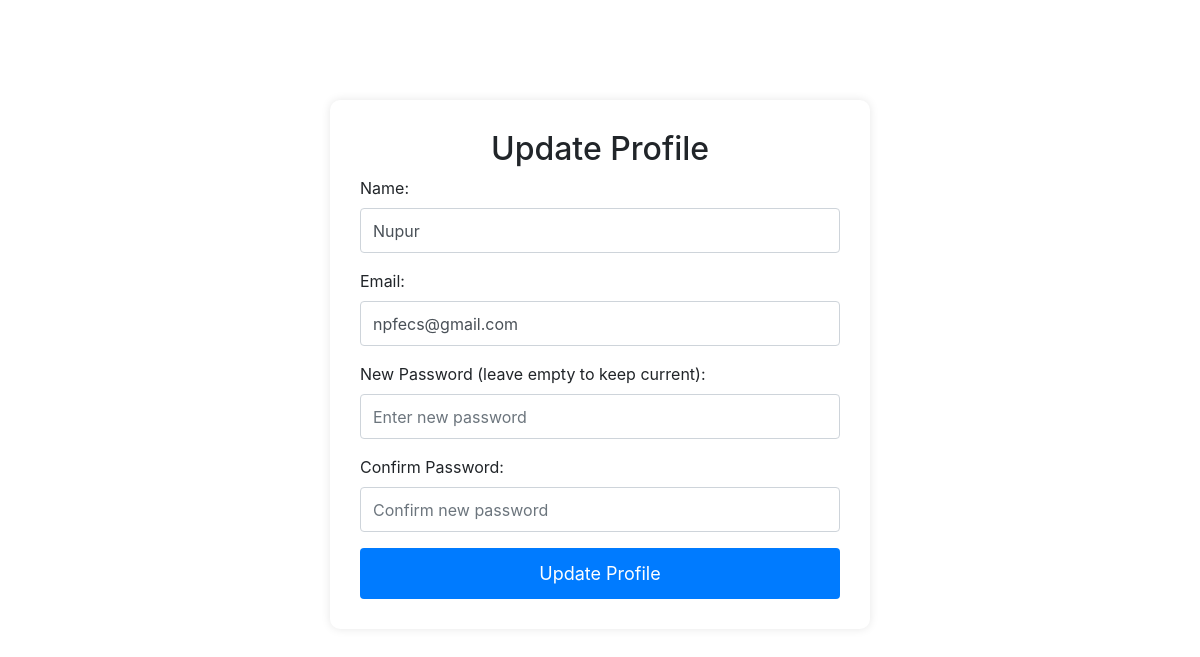
Page /update_profile (signed in) on the earlier database version.
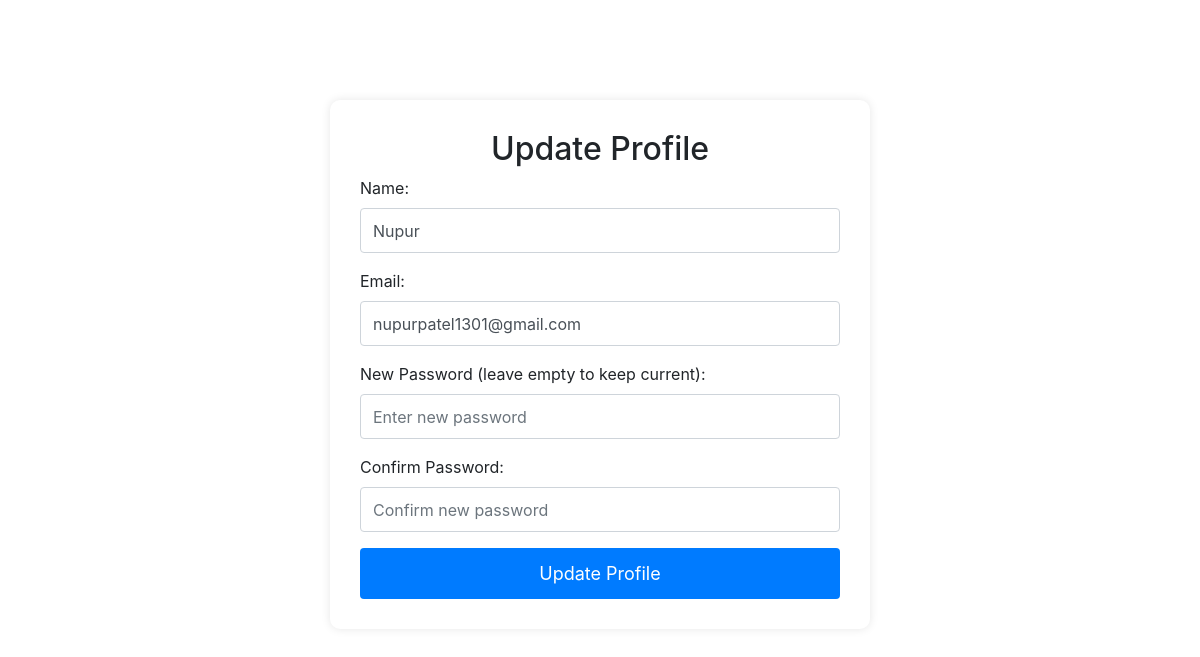
Same page on the later database version.
### app.py (models this page shows, shortened)
class User(db.Model, UserMixin):
    id = db.Column(db.Integer, primary_key=True)
    name = db.Column(db.String(100), nullable=False)
    email = db.Column(db.String(100), unique=True) # Email should be unique
    password = db.Column(db.String(100))
    predictions = db.relationship('Prediction', backref='user', lazy=True)
    feedbacks = db.relationship('Feedback', backref='user',lazy = True)  # Link to feedbacks

### app.py (the view, shortened to what this page needs)
@app.route('/update_profile', methods=['GET', 'POST'])
@login_required
def update_profile():
    return render_template('update_profile.html')

### app.py (called while the page is built)
@login_manager.user_loader
def load_user(user_id):
    return User.query.get(int(user_id))

### templates/update_profile.html (shortened to what this page needs)
<!DOCTYPE html>
<html lang="en">
<head>
  <link rel="stylesheet" href="https://cdn.jsdelivr.net/npm/bootstrap@4.6.2/dist/css/bootstrap.min.css">
  <link rel="stylesheet" href="{{ url_for('static', filename='css/style.css') }}">
</head>
<body>
<div class="container">
    <div class=" row justify-content-center">
        <div class="col-md-6">
            <div class="update-profile-box">
                <h2 class="text-center">Update Profile</h2>
                <form action="/update_profile" method="POST">
                    <div class="form-group">
                        <label for="name">Name:</label>
                        <input type="text" class="form-control" id="name" placeholder="Enter name" name="name" value="{{ current_user.name }}" required>
                    </div>
                    <div class="form-group">
                        <label for="email">Email:</label>
                        <input type="email" class="form-control" id="email" placeholder="Enter email" name="email" value="{{ current_user.email }}" required>
                    </div>
                    <div class="form-group">
                        <label for="password">New Password (leave empty to keep current):</label>
                        <input type="password" class="form-control" id="password" placeholder="Enter new password" name="password">
                    </div>
                    <div class="form-group">
                        <label for="confirm_password">Confirm Password:</label>
                        <input type="password" class="form-control" id="confirm_password" placeholder="Confirm new password" name="confirm_password">
                    </div>
                    <button type="submit" class="btn btn-primary btn-block">Update Profile</button>
                </form>
            </div>
        </div>
    </div>
</div>
</body>
</html>

### static/css/style.css (style rules this page uses)
* { box-sizing: border-box; }
:root { --clr-white: rgb(255, 255, 255); --clr-black: rgb(0, 0, 0); --clr-light: rgb(245, 248, 255); --clr-light-gray: rgb(196, 195, 196); --clr-blue: rgb(63, 134, 255); --clr-light-blue: rgb(171, 202, 255); }
.form-control { height: 45px; font-size: 16px; }
.btn-primary { background-color: #007bff; border: none; padding: 12px; font-size: 18px; }
body { overflow-x: hidden; }
.update-profile-box { background: #ffffff; padding: 30px; border-radius: 10px; box-shadow: 0px 0px 10px rgba(0, 0, 0, 0.1); margin-top: 100px; }

Differences in the rows shown:
changed User "Nupur": email "npfecs@gmail.com" → "nupurpatel1301@gmail.com"
